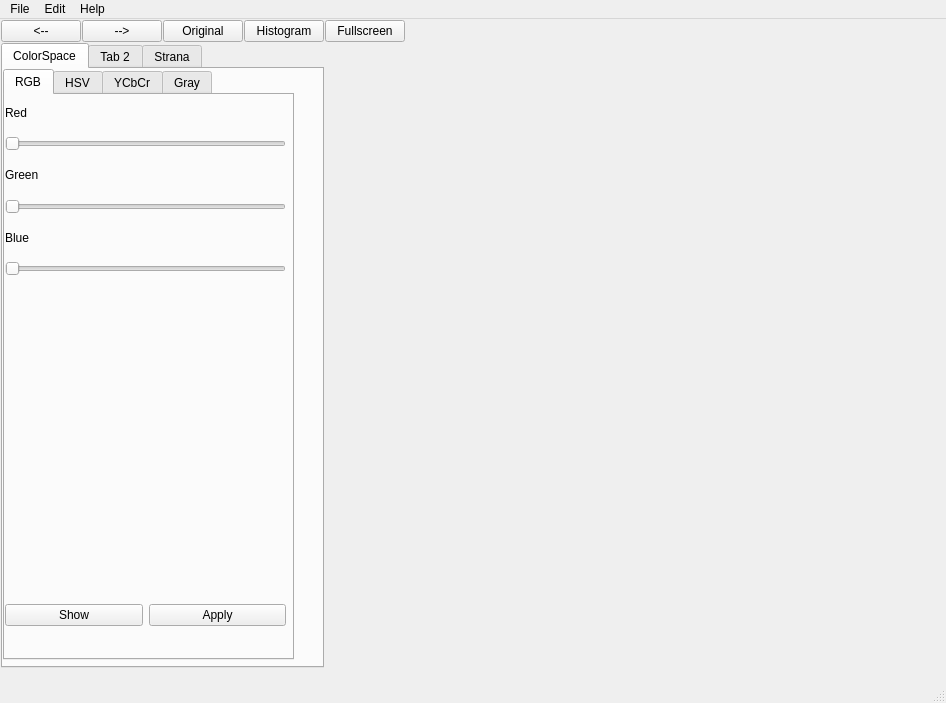
<?xml version="1.0" encoding="UTF-8"?>
<ui version="4.0">
 <class>MainWindow</class>
 <widget class="QMainWindow" name="MainWindow">
  <property name="geometry">
   <rect>
    <x>0</x>
    <y>0</y>
    <width>946</width>
    <height>703</height>
   </rect>
  </property>
  <property name="windowTitle">
   <string>MainWindow</string>
  </property>
  <widget class="QWidget" name="centralwidget">
   <widget class="QWidget" name="gridLayoutWidget">
    <property name="geometry">
     <rect>
      <x>0</x>
      <y>0</y>
      <width>941</width>
      <height>651</height>
     </rect>
    </property>
    <layout class="QGridLayout" name="_2" rowstretch="1,0,0,0" columnstretch="0,0,0,0,0,0,0,0,0,0,0,0">
     <property name="sizeConstraint">
      <enum>QLayout::SetDefaultConstraint</enum>
     </property>
     <property name="leftMargin">
      <number>1</number>
     </property>
     <property name="topMargin">
      <number>1</number>
     </property>
     <property name="rightMargin">
      <number>1</number>
     </property>
     <property name="bottomMargin">
      <number>1</number>
     </property>
     <property name="spacing">
      <number>1</number>
     </property>
     <item row="0" column="3">
      <widget class="QPushButton" name="pushButton_4">
       <property name="text">
        <string>Histogram</string>
       </property>
      </widget>
     </item>
     <item row="0" column="4">
      <widget class="QPushButton" name="pushButton_5">
       <property name="text">
        <string>Fullscreen</string>
       </property>
      </widget>
     </item>
     <item row="0" column="2">
      <widget class="QPushButton" name="pushButton_3">
       <property name="text">
        <string>Original</string>
       </property>
      </widget>
     </item>
     <item row="0" column="7">
      <spacer name="horizontalSpacer_4">
       <property name="orientation">
        <enum>Qt::Horizontal</enum>
       </property>
       <property name="sizeHint" stdset="0">
        <size>
         <width>40</width>
         <height>20</height>
        </size>
       </property>
      </spacer>
     </item>
     <item row="0" column="10">
      <spacer name="horizontalSpacer_3">
       <property name="orientation">
        <enum>Qt::Horizontal</enum>
       </property>
       <property name="sizeHint" stdset="0">
        <size>
         <width>40</width>
         <height>20</height>
        </size>
       </property>
      </spacer>
     </item>
     <item row="0" column="11">
      <spacer name="horizontalSpacer_2">
       <property name="orientation">
        <enum>Qt::Horizontal</enum>
       </property>
       <property name="sizeHint" stdset="0">
        <size>
         <width>40</width>
         <height>20</height>
        </size>
       </property>
      </spacer>
     </item>
     <item row="0" column="6">
      <spacer name="horizontalSpacer_5">
       <property name="orientation">
        <enum>Qt::Horizontal</enum>
       </property>
       <property name="sizeHint" stdset="0">
        <size>
         <width>40</width>
         <height>20</height>
        </size>
       </property>
      </spacer>
     </item>
     <item row="0" column="0">
      <widget class="QPushButton" name="pushButton">
       <property name="text">
        <string>&lt;--</string>
       </property>
      </widget>
     </item>
     <item row="0" column="1">
      <widget class="QPushButton" name="pushButton_2">
       <property name="text">
        <string>--&gt;</string>
       </property>
      </widget>
     </item>
     <item row="0" column="5">
      <spacer name="horizontalSpacer_6">
       <property name="orientation">
        <enum>Qt::Horizontal</enum>
       </property>
       <property name="sizeHint" stdset="0">
        <size>
         <width>40</width>
         <height>20</height>
        </size>
       </property>
      </spacer>
     </item>
     <item row="0" column="9">
      <spacer name="horizontalSpacer">
       <property name="orientation">
        <enum>Qt::Horizontal</enum>
       </property>
       <property name="sizeHint" stdset="0">
        <size>
         <width>30</width>
         <height>20</height>
        </size>
       </property>
      </spacer>
     </item>
     <item row="2" column="0" colspan="4">
      <widget class="QTabWidget" name="functions">
       <property name="currentIndex">
        <number>0</number>
       </property>
       <widget class="QWidget" name="tab">
        <attribute name="title">
         <string>ColorSpace</string>
        </attribute>
        <widget class="QTabWidget" name="tabWidget_2">
         <property name="geometry">
          <rect>
           <x>0</x>
           <y>0</y>
           <width>291</width>
           <height>591</height>
          </rect>
         </property>
         <property name="currentIndex">
          <number>0</number>
         </property>
         <widget class="QWidget" name="tab_3">
          <attribute name="title">
           <string>RGB</string>
          </attribute>
          <widget class="QWidget" name="verticalLayoutWidget_2">
           <property name="geometry">
            <rect>
             <x>0</x>
             <y>0</y>
             <width>281</width>
             <height>181</height>
            </rect>
           </property>
           <layout class="QVBoxLayout" name="verticalLayout_2">
            <item>
             <widget class="QLabel" name="label">
              <property name="text">
               <string>Red</string>
              </property>
             </widget>
            </item>
            <item>
             <widget class="QSlider" name="horizontalSlider_2">
              <property name="orientation">
               <enum>Qt::Horizontal</enum>
              </property>
             </widget>
            </item>
            <item>
             <widget class="QLabel" name="label_2">
              <property name="text">
               <string>Green</string>
              </property>
             </widget>
            </item>
            <item>
             <widget class="QSlider" name="horizontalSlider">
              <property name="orientation">
               <enum>Qt::Horizontal</enum>
              </property>
             </widget>
            </item>
            <item>
             <widget class="QLabel" name="label_3">
              <property name="text">
               <string>Blue</string>
              </property>
             </widget>
            </item>
            <item>
             <widget class="QSlider" name="horizontalSlider_3">
              <property name="orientation">
               <enum>Qt::Horizontal</enum>
              </property>
             </widget>
            </item>
           </layout>
          </widget>
          <widget class="QWidget" name="horizontalLayoutWidget_3">
           <property name="geometry">
            <rect>
             <x>0</x>
             <y>480</y>
             <width>281</width>
             <height>81</height>
            </rect>
           </property>
           <layout class="QHBoxLayout" name="horizontalLayout_3">
            <item>
             <widget class="QPushButton" name="pushButton_10">
              <property name="text">
               <string>Show</string>
              </property>
             </widget>
            </item>
            <item>
             <widget class="QPushButton" name="pushButton_11">
              <property name="text">
               <string>Apply</string>
              </property>
             </widget>
            </item>
           </layout>
          </widget>
         </widget>
         <widget class="QWidget" name="tab_4">
          <attribute name="title">
           <string>HSV</string>
          </attribute>
          <widget class="QWidget" name="horizontalLayoutWidget_2">
           <property name="geometry">
            <rect>
             <x>0</x>
             <y>480</y>
             <width>281</width>
             <height>81</height>
            </rect>
           </property>
           <layout class="QHBoxLayout" name="horizontalLayout_2">
            <item>
             <widget class="QPushButton" name="pushButton_8">
              <property name="text">
               <string>Show</string>
              </property>
             </widget>
            </item>
            <item>
             <widget class="QPushButton" name="pushButton_9">
              <property name="text">
               <string>Apply</string>
              </property>
             </widget>
            </item>
           </layout>
          </widget>
          <widget class="QWidget" name="verticalLayoutWidget_3">
           <property name="geometry">
            <rect>
             <x>0</x>
             <y>0</y>
             <width>281</width>
             <height>181</height>
            </rect>
           </property>
           <layout class="QVBoxLayout" name="verticalLayout_3">
            <item>
             <widget class="QLabel" name="label_4">
              <property name="text">
               <string>Hue</string>
              </property>
             </widget>
            </item>
            <item>
             <widget class="QSlider" name="horizontalSlider_4">
              <property name="orientation">
               <enum>Qt::Horizontal</enum>
              </property>
             </widget>
            </item>
            <item>
             <widget class="QLabel" name="label_5">
              <property name="text">
               <string>Saturation</string>
              </property>
             </widget>
            </item>
            <item>
             <widget class="QSlider" name="horizontalSlider_5">
              <property name="orientation">
               <enum>Qt::Horizontal</enum>
              </property>
             </widget>
            </item>
            <item>
             <widget class="QLabel" name="label_6">
              <property name="text">
               <string>Value</string>
              </property>
             </widget>
            </item>
            <item>
             <widget class="QSlider" name="horizontalSlider_6">
              <property name="orientation">
               <enum>Qt::Horizontal</enum>
              </property>
             </widget>
            </item>
           </layout>
          </widget>
         </widget>
         <widget class="QWidget" name="tab_8">
          <attribute name="title">
           <string>YCbCr</string>
          </attribute>
         </widget>
         <widget class="QWidget" name="tab_9">
          <attribute name="title">
           <string>Gray</string>
          </attribute>
          <widget class="QWidget" name="verticalLayoutWidget">
           <property name="geometry">
            <rect>
             <x>-4</x>
             <y>-1</y>
             <width>281</width>
             <height>571</height>
            </rect>
           </property>
           <layout class="QVBoxLayout" name="verticalLayout"/>
          </widget>
         </widget>
        </widget>
       </widget>
       <widget class="QWidget" name="tab_2">
        <attribute name="title">
         <string>Tab 2</string>
        </attribute>
        <widget class="QTabWidget" name="tabWidget_3">
         <property name="geometry">
          <rect>
           <x>0</x>
           <y>0</y>
           <width>281</width>
           <height>591</height>
          </rect>
         </property>
         <property name="currentIndex">
          <number>0</number>
         </property>
         <widget class="QWidget" name="tab_5">
          <attribute name="title">
           <string>Tab 1</string>
          </attribute>
         </widget>
         <widget class="QWidget" name="tab_6">
          <attribute name="title">
           <string>Tab 2</string>
          </attribute>
         </widget>
        </widget>
       </widget>
       <widget class="QWidget" name="tab_7">
        <attribute name="title">
         <string>Strana</string>
        </attribute>
       </widget>
      </widget>
     </item>
     <item row="2" column="10" rowspan="2" colspan="2">
      <widget class="QWidget" name="widget" native="true"/>
     </item>
     <item row="2" column="4" colspan="6">
      <widget class="QWidget" name="widget_3" native="true"/>
     </item>
    </layout>
   </widget>
  </widget>
  <widget class="QMenuBar" name="menubar">
   <property name="geometry">
    <rect>
     <x>0</x>
     <y>0</y>
     <width>946</width>
     <height>21</height>
    </rect>
   </property>
   <widget class="QMenu" name="menuFile">
    <property name="title">
     <string>File</string>
    </property>
    <addaction name="actionOpen_image"/>
    <addaction name="actionSave_as"/>
    <addaction name="actionExit"/>
   </widget>
   <widget class="QMenu" name="menuEdit">
    <property name="title">
     <string>Edit</string>
    </property>
   </widget>
   <widget class="QMenu" name="menuHelp">
    <property name="title">
     <string>Help</string>
    </property>
   </widget>
   <addaction name="menuFile"/>
   <addaction name="menuEdit"/>
   <addaction name="menuHelp"/>
  </widget>
  <widget class="QStatusBar" name="statusbar"/>
  <action name="actionOpen_image">
   <property name="text">
    <string>Open image</string>
   </property>
  </action>
  <action name="actionSave_as">
   <property name="text">
    <string>Save as</string>
   </property>
  </action>
  <action name="actionExit">
   <property name="text">
    <string>Exit</string>
   </property>
  </action>
 </widget>
 <resources/>
 <connections/>
</ui>
